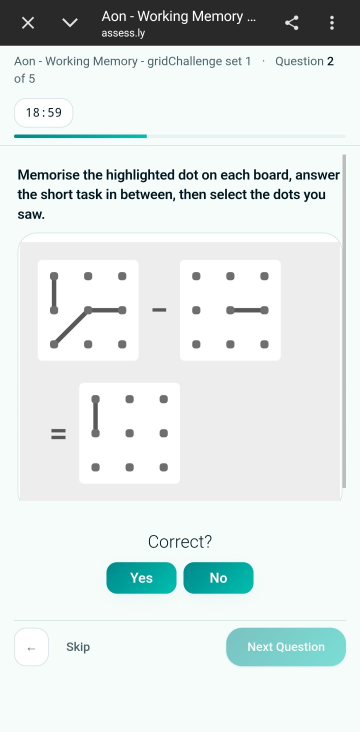
#> input picture samples/a3_aon_arith_no.jpg, 720 x 1464 px (shown at 1/2 size)
$ python -i a3_memory.py   (imports and definitions only)
#> lines starting #> are read from the running program, lines starting #| are printed output that depends on the picture; after the words box and inside, x2 and y2 are one past the last pixel; in counts of white or black regions, pixels touching at a corner belong together
### vision.py
"""Shared image helpers (pure numpy/OpenCV, BGR frames)."""
from dataclasses import dataclass

import cv2
import numpy as np


@dataclass(frozen=True)
class Box:
    x: int
    y: int
    w: int
    h: int

    @property
    def cx(self) -> float:
        return self.x + self.w / 2

    @property
    def cy(self) -> float:
        return self.y + self.h / 2

    @property
    def area(self) -> int:
        return self.w * self.h

    def crop(self, img: np.ndarray, pad: int = 0) -> np.ndarray:
        y0, x0 = max(self.y + pad, 0), max(self.x + pad, 0)
        return img[y0:self.y + self.h - pad, x0:self.x + self.w - pad]


def hsv(img: np.ndarray) -> np.ndarray:
    return cv2.cvtColor(img, cv2.COLOR_BGR2HSV)


def in_hsv(img_hsv: np.ndarray, lo, hi) -> np.ndarray:
    return cv2.inRange(img_hsv, np.array(lo, np.uint8), np.array(hi, np.uint8))


def components(mask: np.ndarray, min_area: int = 1):
    """Connected components -> list of (Box, pixel_area, (cx, cy))."""
    n, _, stats, cents = cv2.connectedComponentsWithStats(mask, connectivity=8)
    out = []
    for i in range(1, n):
        x, y, w, h, a = stats[i]
        if a >= min_area:
            out.append((Box(int(x), int(y), int(w), int(h)), int(a), (float(cents[i][0]), float(cents[i][1]))))
    return out


# [41 lines left out: functions group_rows, grid_spacing, hue_peaks, not called in this run]


def hue_distance(h: np.ndarray, peak: int) -> np.ndarray:
    d = np.abs(h.astype(np.int16) - peak)
    return np.minimum(d, 180 - d)


# [8 lines left out: function hue_mask, not called in this run]

### a3_memory.py
"""Assessment #3 screen reader: panel tasks (symmetry / rotation / add-subtract) + dot memory.

The panel is found by structure (largest filled single-colour rectangle), not by a fixed colour.
"""
import time

import cv2
import numpy as np

from vision import Box, components, grid_spacing, group_rows, hsv, hue_mask, hue_peaks, in_hsv


PANEL_MIN_SHARE = 0.06   # of the screen
PANEL_RECTANGULARITY = 0.85


# [32 lines left out: functions find_panel, find_dark_boxes, not called in this run]


def white_mask(img):
    return in_hsv(hsv(img), (0, 0, 205), (180, 70, 255))


# [137 lines left out: functions _blobs, _size_classes, _grid_matrix, _pitch, _drop_text_row, symmetry_task and 5 more, not called in this run]


class DotTracker:
    """Remembers dot positions (normalised to the panel) in the order they appear.

    A screen showing holes but no dot is the recall screen: the dots stay displayed
    while you answer, and the next dot that appears starts a fresh sequence.
    """

    MOVE_EPS = 0.05
    RECALL_CONFIRM_S = 0.8  # holes-without-dot must persist this long (dot screens can render holes first)
    MIN_HOLES = 6

    # [90 lines left out: functions __init__, reset, aon_see, _dot_mask, detect, update and 1 more, not called in this run]


# --------------------------------------------------------------- Aon / assess.ly rendering
# The real P&G (Aon smartPredict) gridChallenge uses low-saturation panels: a medium-gray dot
# board, darker-gray task squares, and a black dot ringed in orange for the highlight. The
# colour-panel path above never fires on it, so these detectors handle that look directly.
AON_BOARD_LO, AON_BOARD_HI = 150, 225   # board grey value band


# [46 lines left out: functions _aon_highlight, _aon_board, _aon_dots, _where, not called in this run]


# -------- Aon interference tasks (shown between memorise boards): symmetry / rotation / arithmetic
# These sit on a LIGHTER grey panel than the memorise board, so _aon_board never claims them and
# they are routed here instead. Each is answered by structure, verified on the real captures.
AON_TASK_LO, AON_TASK_HI = 226, 245   # the task-screen panel (lighter than the 190-grey board)


def _aon_task_panel(frame):
    """The light-grey rounded panel that carries an interference task. -> Box or None."""
    h = hsv(frame)
    gray = (h[:, :, 1] < 50) & (h[:, :, 2] >= AON_TASK_LO) & (h[:, :, 2] <= AON_TASK_HI)
    m = cv2.morphologyEx(gray.astype(np.uint8) * 255, cv2.MORPH_CLOSE, np.ones((25, 25), np.uint8))
    cnts, _ = cv2.findContours(m, cv2.RETR_EXTERNAL, cv2.CHAIN_APPROX_SIMPLE)
    area_min = 0.05 * frame.shape[0] * frame.shape[1]
    best = None
    for c in cnts:
        x, y, w, hh = cv2.boundingRect(c)
        a = cv2.contourArea(c)
        if a >= area_min and a >= 0.7 * w * hh and (best is None or a > best[0]):
            best = (a, Box(x, y, w, hh))
    return best[1] if best else None


# [60 lines left out: functions _aon_elements, _squares, _aon_symmetry, _aon_rotation, not called in this run]


def _aon_white_boxes(frame, panel):
    """The white figure boxes of an arithmetic task (A, B, C). -> list of Box."""
    h = hsv(panel.crop(frame))
    w = ((h[:, :, 1] < 40) & (h[:, :, 2] >= 244)).astype(np.uint8) * 255
    w = cv2.morphologyEx(w, cv2.MORPH_CLOSE, np.ones((9, 9), np.uint8))
    side = min(panel.w, panel.h)
    out = []
    for b, a, _ in components(w, min_area=int((side * 0.15) ** 2)):
        if 0.75 < b.w / b.h < 1.3 and a > 0.8 * b.area:
            out.append(Box(b.x + panel.x, b.y + panel.y, b.w, b.h))
    return out


def _fig_lattice_n(frame, box):
    """How many dots per side (grid is N x N). Dots are small round dark marks; strokes are long,
    so they are filtered out. -> N (0 if too few dots to tell)."""
    h = hsv(box.crop(frame))
    side = box.w
    xs, ys = [], []
    for b, a, (cx, cy) in components((h[:, :, 2] < 150).astype(np.uint8) * 255, min_area=int((0.02 * side) ** 2)):
        if 0.55 < b.w / b.h < 1.8 and max(b.w, b.h) < 0.16 * side and a > 0.55 * b.area:
            xs.append(cx)
            ys.append(cy)

    def n_lines(vals):
        vals = sorted(vals)
        return 1 + sum(vals[i] - vals[i - 1] > 0.10 * side for i in range(1, len(vals))) if vals else 0

    return max(n_lines(xs), n_lines(ys))


def _fig_edges(frame, box, n):
    """Which unit segments of the n x n dot lattice are drawn in one figure box. -> set of names.
    Named H row col (horizontal), V (vertical), D ('\\' diagonal), A ('/' diagonal). Sampled strictly
    between dots; diagonals sampled off-centre so a crossing X keeps both arms distinct."""
    m = (hsv(box.crop(frame))[:, :, 2] < 150).astype(np.uint8)
    fr = [(i + 0.5) / n for i in range(n)]
    rad = max(6, int(box.w * 0.02))

    def dark(px, py):
        win = m[max(0, py - rad):py + rad + 1, max(0, px - rad):px + rad + 1]
        return win.size and win.mean() > 0.30

    def pt(r, c):
        return (fr[c] * box.w, fr[r] * box.h)

    def seg(a, b, ts, need):
        p, q = pt(*a), pt(*b)
        return sum(bool(dark(int(p[0] + (q[0] - p[0]) * t), int(p[1] + (q[1] - p[1]) * t))) for t in ts) >= need

    hv, dg, e = (0.3, 0.4, 0.5, 0.6, 0.7), (0.25, 0.35, 0.65, 0.75), set()
    for r in range(n):
        for c in range(n - 1):
            if seg((r, c), (r, c + 1), hv, 4):
                e.add(f"H{r}{c}")
    for c in range(n):
        for r in range(n - 1):
            if seg((r, c), (r + 1, c), hv, 4):
                e.add(f"V{r}{c}")
    for r in range(n - 1):
        for c in range(n - 1):
            if seg((r, c), (r + 1, c + 1), dg, 4):
                e.add(f"D{r}{c}")
            if seg((r, c + 1), (r + 1, c), dg, 4):
                e.add(f"A{r}{c}")
    return e


def _fig_operator(frame, a, b):
    x0, x1 = a.x + a.w, b.x
    if x1 - x0 < 6:
        return "+"
    comps = components(((hsv(frame[min(a.y, b.y):max(a.y + a.h, b.y + b.h), x0:x1])[:, :, 2] < 150)
                        ).astype(np.uint8) * 255, min_area=20)
    if not comps:
        return "+"
    bx = max(comps, key=lambda c: c[1])[0]
    return "+" if bx.h > 0.55 * bx.w else "-"


def _aon_arithmetic(frame, boxes):
    boxes = sorted(boxes, key=lambda b: -b.area)[:3]
    top = sorted(boxes, key=lambda b: b.y)
    a, b = sorted(top[:2], key=lambda x: x.x)
    c = top[2]
    n = min(max(max(_fig_lattice_n(frame, x) for x in (a, b, c)), 3), 6)  # all three share one lattice
    op = _fig_operator(frame, a, b)
    ea, eb, ec = _fig_edges(frame, a, n), _fig_edges(frame, b, n), _fig_edges(frame, c, n)
    got = (ea | eb) if op == "+" else (ea - eb)
    miss = got ^ ec
    return {"mode": f"Grid · A {op} B = C?", "big": "YES" if not miss else "NO",
            "lines": [f"{n}x{n} · A{op}B={''.join(sorted(got)) or '-'} vs C={''.join(sorted(ec)) or '-'}",
                      f"mismatch {len(miss)}"]}


def _aon_task(frame):
    """An interference task between memorise boards (not a dot board). -> result dict or None."""
    panel = _aon_task_panel(frame)
    if panel is None:
        return None
    boxes = _aon_white_boxes(frame, panel)
    if len(boxes) >= 3:
        return _aon_arithmetic(frame, boxes)
    els = _aon_elements(frame, panel)
    if len(els) < 20:
        return None
    sq = _squares(els)
    if sq is None:
        return None
    return _aon_rotation(els, sq) or _aon_symmetry(els, sq)


# [60 lines left out: functions _aon_analyse, analyse, not called in this run]

>>> import cv2
>>> picture = cv2.imread('samples/a3_aon_arith_no.jpg')
#> picture is the input picture: shape (1464, 720, 3); mean B, G, R 228.7, 229.9, 222
>>> result = _aon_task(picture)
#> in _aon_task_panel, `gray = (h[:, :, 1] < 50) & (h[:, :, 2] >= AON_TASK_LO) & (h[:, :, 2] <..`:
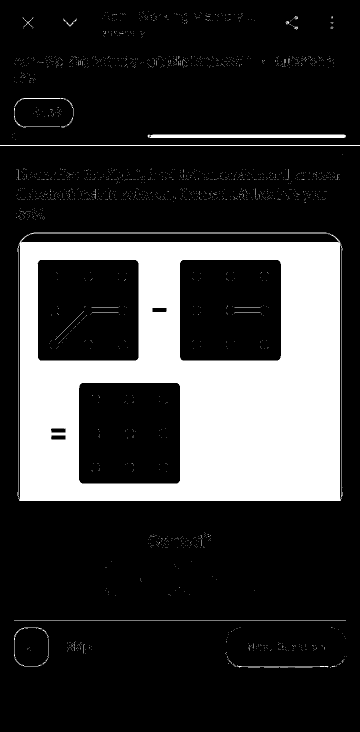
#> gray: shape (1464, 720) bool (shown at 1/2 size); 21% white; 2052 white regions (2023 under 20 px), largest, box (x1, y1, x2, y2) and area: (37, 468, 683, 1002) 209556, (295, 269, 692, 276) 2746, (0, 290, 720, 292) 1440
#> in _aon_task_panel, `cnts, _ = cv2.findContours(m, cv2.RETR_EXTERNAL, cv2.CHAIN_APPROX_SIMP..`: cnts = 47 contours, 31 with area under 20; largest, box (x1, y1, x2, y2) and area: (35, 465, 685, 1002) 346281, (32, 336, 680, 439) 36280, (0, 196, 720, 310) 15546, (29, 112, 502, 166) 9011, (205, 22, 337, 76) 2835
#> the loop in _aon_task_panel, `for c in cnts:` made 47 passes
#> (x, y, w, hh, a) on passes 1 to 8: (674, 1326, 8, 4, 6.5), (683, 1319, 6, 7, 13), (689, 1313, 1, 1, 0), (692, 1312, 1, 1, 0), (454, 1312, 219, 23, 266.5), (453, 1309, 1, 1, 0), (55, 1294, 6, 7, 12.5), (496, 1285, 153, 17, 1548.5)
#> in _aon_white_boxes, `w = cv2.morphologyEx(w, cv2.MORPH_CLOSE, np.ones((9, 9), np.uint8))`:
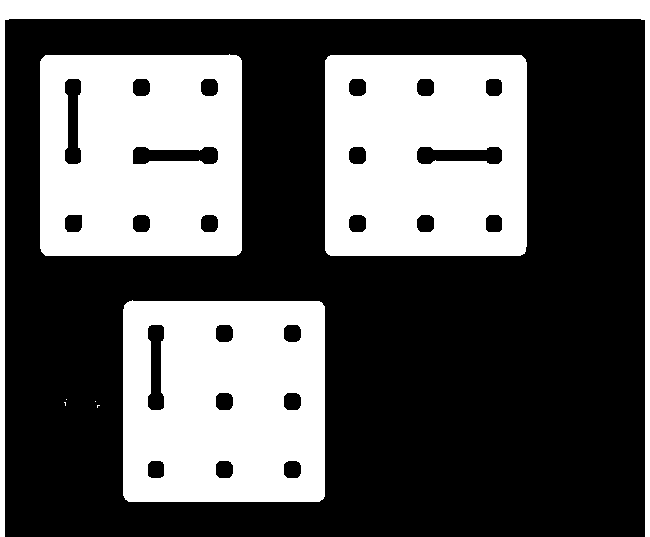
#> w: shape (537, 650); 37.3% white; 8 white regions (4 under 20 px), largest, box (x1, y1, x2, y2) and area: (123, 300, 325, 502) 37705, (325, 55, 527, 256) 37650, (40, 54, 242, 256) 37130, (0, 0, 650, 537) 17538
#> in components, `n, _, stats, cents = cv2.connectedComponentsWithStats(mask, connectivi..`: n = 9
#> the loop in _aon_white_boxes, `for b, a, _ in components(w, min_area=int((side * 0.15) ** 2)):` made 4 passes
#> a on passes 1 to 4: 17538, 37130, 37650, 37705
#> after the loop in _aon_white_boxes, `for b, a, _ in components(w, min_area=int((side * 0.15) ** 2)):`: out = 3 items
#> the loop in _fig_lattice_n, `for b, a, (cx, cy) in components((h[:, :, 2] < 150).astype(np.uint8) *..` made 6 passes
#> (a, cx, cy) on passes 1 to 6: (867, 32.55, 66.79), (224, 100.7, 32.73), (219, 169, 32.74), (1861, 95.85, 122.6), (224, 100.7, 169.3), (218, 169, 169.3)
#> after the loop in _fig_lattice_n, `for b, a, (cx, cy) in components((h[:, :, 2] < 150).astype(np.uint8) *..`: xs = [100.7, 169, 100.7, 169]; ys = [32.73, 32.74, 169.3, 169.3]
#> in n_lines, `vals = sorted(vals)`: vals = [100.7, 100.7, 169, 169]
#> call 3 of crop, with pad = 0
#> in crop (call 3), `y0, x0 = max(self.y + pad, 0), max(self.x + pad, 0)`: y0 = 520; x0 = 360
#> in crop (call 3), `return img[y0:self.y + self.h - pad, x0:self.x + self.w - pad]`:
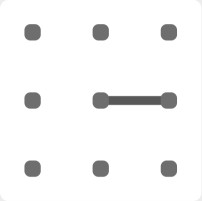
#> returned value: shape (201, 202, 3); min 86, max 255, mean 245.4
#> the loop in _fig_lattice_n (call 2), `for b, a, (cx, cy) in components((h[:, :, 2] < 150).astype(np.uint8) *..` made 8 passes
#> (a, cx, cy) on passes 1 to 8: (222, 32.21, 31.66), (224, 100.3, 31.73), (223, 168.4, 31.71), (217, 32.15, 100), (906, 134.4, 100), (223, 32.23, 168.3), (223, 100.3, 168.3), (224, 168.4, 168.3)
#> call 4 of crop, with pad = 0
#> in crop (call 4), `y0, x0 = max(self.y + pad, 0), max(self.x + pad, 0)`: y0 = 765; x0 = 158
#> in crop (call 4), `return img[y0:self.y + self.h - pad, x0:self.x + self.w - pad]`:
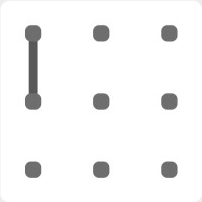
#> returned value: shape (202, 202, 3); min 80, max 255, mean 245.4
#> in _aon_arithmetic, `n = min(max(max(_fig_lattice_n(frame, x) for x in (a, b, c)), 3), 6)`: n = 3
#> in components (call 5), `n, _, stats, cents = cv2.connectedComponentsWithStats(mask, connectivi..`: n = 2; stats = [[0, 0, 83, 202, 16604], [28, 98, 27, 6, 162]]; cents = [[41, 100.5], [41, 100.5]]
#> in components (call 5), `n, _, stats, cents = cv2.connectedComponentsWithStats(mask, connectivi..`:
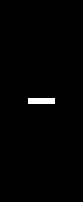
#> mask: shape (202, 83); 0.97% white; 1 white region, box (x1, y1, x2, y2) and area: (28, 98, 55, 104) 162
#> the loop in components (call 5), `for i in range(1, n):` made 1 pass
#> after the loop in components (call 5), `for i in range(1, n):`: out = 1 item
#> in _aon_arithmetic, `op = _fig_operator(frame, a, b)`: op = '-'
#> in _fig_edges, `fr = [(i + 0.5) / n for i in range(n)]`: fr = [0.167, 0.5, 0.833]
#> the loop in _fig_edges, `for r in range(n):` made 3 passes
#> the loop in _fig_edges, `for c in range(n):` made 3 passes
#> after the loop in _fig_edges, `for c in range(n):`: e = 2 items
#> the loop in _fig_edges, `for r in range(n - 1):` made 2 passes
#> after the loop in _fig_edges, `for r in range(n - 1):`: e = 3 items
#> call 2 of _fig_edges, with n = 3
#> in _fig_edges (call 2), `m = (hsv(box.crop(frame))[:, :, 2] < 150).astype(np.uint8)`:
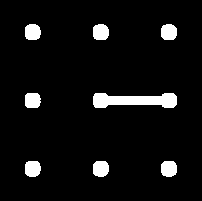
#> m: shape (201, 202); values 0 (black) and 1 (white), 6.1% white; 8 white regions, largest, box (x1, y1, x2, y2) and area: (93, 93, 177, 108) 906, (93, 24, 109, 40) 224, (161, 161, 177, 177) 224
#> the loop in _fig_edges (call 2), `for r in range(n):` made 3 passes
#> after the loop in _fig_edges (call 2), `for r in range(n):`: e = 1 item
#> the loop in _fig_edges (call 2), `for c in range(n):` made 3 passes
#> the loop in _fig_edges (call 2), `for r in range(n - 1):` made 2 passes
#> call 3 of _fig_edges, with n = 3
#> in _fig_edges (call 3), `m = (hsv(box.crop(frame))[:, :, 2] < 150).astype(np.uint8)`:
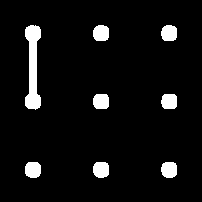
#> m: shape (202, 202); values 0 (black) and 1 (white), 5.9% white; 8 white regions, largest, box (x1, y1, x2, y2) and area: (25, 25, 41, 110) 866, (25, 162, 41, 178) 225, (93, 25, 109, 41) 224
#> the loop in _fig_edges (call 3), `for r in range(n):` made 3 passes
#> after the loop in _fig_edges (call 3), `for r in range(n):`: e = 0 items
#> the loop in _fig_edges (call 3), `for c in range(n):` made 3 passes
#> after the loop in _fig_edges (call 3), `for c in range(n):`: e = 1 item
#> the loop in _fig_edges (call 3), `for r in range(n - 1):` made 2 passes
#> in _aon_arithmetic, `got = (ea | eb) if op == "+" else (ea - eb)`: got = 2 items
#> in _aon_arithmetic, `miss = got ^ ec`: miss = 1 item
#> result = {'mode': 'Grid · A - B = C?', 'big': 'NO', 'lines': ['3x3 · A-B=A10V00 vs C=V00', 'mismatch 1']}

$ run again, on samples/a3_aon_arith_yes.jpg
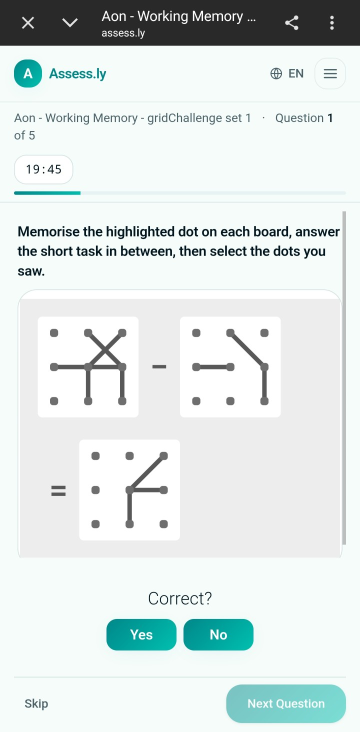
#> input picture samples/a3_aon_arith_yes.jpg, 720 x 1464 px (shown at 1/2 size)
#> picture is the input picture: shape (1464, 720, 3); mean B, G, R 227.7, 228.9, 220.7
#> in _aon_task_panel, `gray = (h[:, :, 1] < 50) & (h[:, :, 2] >= AON_TASK_LO) & (h[:, :, 2] <..`:
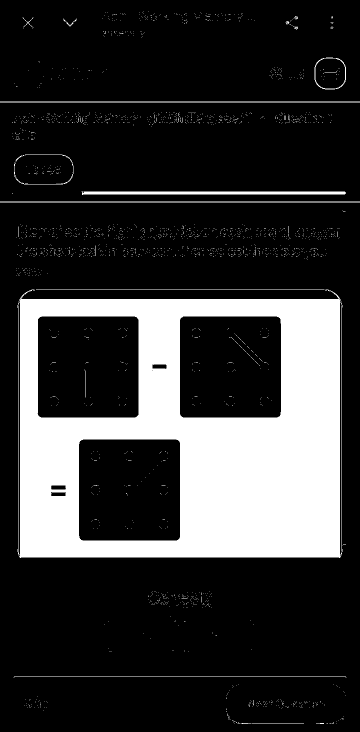
#> gray: shape (1464, 720) bool (shown at 1/2 size); 21% white; 2280 white regions (2255 under 20 px), largest, box (x1, y1, x2, y2) and area: (38, 579, 684, 1116) 208425, (163, 383, 692, 390) 3160, (0, 203, 720, 205) 1440
#> cnts = 54 contours, 35 with area under 20; largest, box (x1, y1, x2, y2) and area: (35, 578, 692, 1116) 346246, (33, 448, 680, 552) 36154, (0, 115, 720, 280) 31360, (0, 383, 720, 423) 11386, (28, 309, 147, 369) 6490
#> the loop in _aon_task_panel, `for c in cnts:` made 54 passes
#> (x, y, w, hh, a) on passes 1, 2, 3, 4, 5, 7, 9, 10: (673, 1443, 1, 1, 0), (677, 1441, 1, 1, 0), (464, 1440, 209, 8, 72.5), (681, 1432, 7, 8, 12), (454, 1426, 7, 14, 20.5), (496, 1398, 153, 19, 1565.5), (49, 1392, 47, 29, 615.5), (453, 1391, 1, 1, 0)
#> in components, `n, _, stats, cents = cv2.connectedComponentsWithStats(mask, connectivi..`: n = 12
#> the loop in _aon_white_boxes, `for b, a, _ in components(w, min_area=int((side * 0.15) ** 2)):` made 4 passes
#> a on passes 1 to 4: 18042, 36095, 37388, 37364
#> after the loop in _aon_white_boxes, `for b, a, _ in components(w, min_area=int((side * 0.15) ** 2)):`: out = 3 items
#> the loop in _fig_lattice_n, `for b, a, (cx, cy) in components((h[:, :, 2] < 150).astype(np.uint8) *..` made 3 passes
#> (a, cx, cy) on passes 1 to 3: (226, 32.55, 32.45), (4615, 123.6, 97.99), (227, 32.59, 168.6)
#> after the loop in _fig_lattice_n, `for b, a, (cx, cy) in components((h[:, :, 2] < 150).astype(np.uint8) *..`: xs = [32.55, 32.59]; ys = [32.45, 168.6]
#> vals = [32.55, 32.59]
#> the loop in _fig_lattice_n (call 2), `for b, a, (cx, cy) in components((h[:, :, 2] < 150).astype(np.uint8) *..` made 6 passes
#> (a, cx, cy) on passes 1 to 6: (221, 32.18, 32.35), (1832, 146.4, 94.65), (226, 168.4, 32.45), (868, 66.51, 100.5), (223, 32.18, 168.7), (225, 100.4, 168.6)
#> in _aon_arithmetic, `n = min(max(max(_fig_lattice_n(frame, x) for x in (a, b, c)), 3), 6)`: n = 3
#> mask: shape (202, 83); 1.1% white; 1 white region, box (x1, y1, x2, y2) and area: (28, 97, 55, 104) 189
#> comps = 1 item
#> op = '-'
#> fr = [0.167, 0.5, 0.833]
#> the loop in _fig_edges, `for r in range(n):` made 3 passes
#> the loop in _fig_edges, `for c in range(n):` made 3 passes
#> after the loop in _fig_edges, `for c in range(n):`: e = 4 items
#> the loop in _fig_edges, `for r in range(n - 1):` made 2 passes
#> after the loop in _fig_edges, `for r in range(n - 1):`: e = 6 items
#> the loop in _fig_edges (call 2), `for r in range(n):` made 3 passes
#> the loop in _fig_edges (call 2), `for c in range(n):` made 3 passes
#> the loop in _fig_edges (call 2), `for r in range(n - 1):` made 2 passes
#> in _fig_edges (call 3), `m = (hsv(box.crop(frame))[:, :, 2] < 150).astype(np.uint8)`:
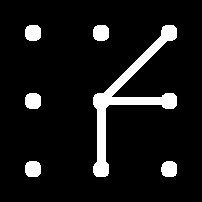
#> m: shape (202, 202); values 0 (black) and 1 (white), 8.8% white; 6 white regions, box (x1, y1, x2, y2) and area: (93, 25, 177, 177) 2464, (25, 25, 41, 41) 227, (93, 25, 109, 41) 227, (25, 93, 41, 109) 227, (25, 161, 41, 177) 227, (161, 161, 177, 177) 222
#> the loop in _fig_edges (call 3), `for r in range(n):` made 3 passes
#> after the loop in _fig_edges (call 3), `for r in range(n):`: e = 1 item
#> the loop in _fig_edges (call 3), `for c in range(n):` made 3 passes
#> after the loop in _fig_edges (call 3), `for c in range(n):`: e = 2 items
#> the loop in _fig_edges (call 3), `for r in range(n - 1):` made 2 passes
#> after the loop in _fig_edges (call 3), `for r in range(n - 1):`: e = 3 items
#> miss = 0 items
#> result = {'mode': 'Grid · A - B = C?', 'big': 'YES', 'lines': ['3x3 · A-B=A01H11V11 vs C=A01H11V11', 'mismatch 0']}
